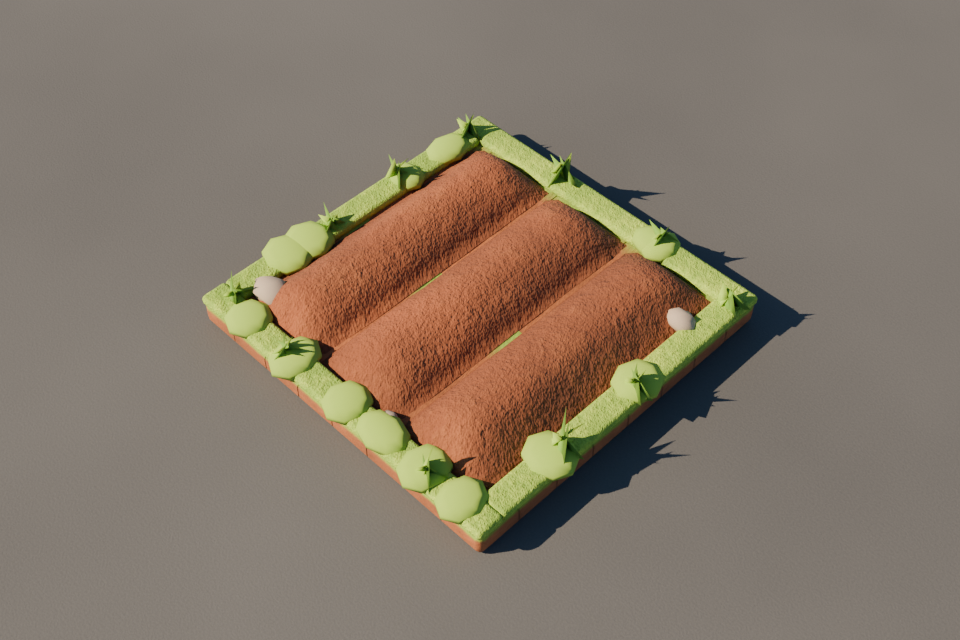
#> input picture art/world_assets/dirt_plot/renders/game.png, 960 x 640 px, given as the content of the folder ../dirt_plot/renders/game.png, which was not available
$ python sheet.py ../dirt_plot/renders/game.png
#> lines starting #> are read from the running program, lines starting #| are printed output that depends on the picture
"""Lays the hero renders out on one sheet, four across."""
import os
import sys

from PIL import Image

d = sys.argv[1]
names = sorted(f for f in os.listdir(d) if f.endswith(".png") and not f.startswith("sheet"))
cols = 4
rows = (len(names) + cols - 1) // cols
sheet = Image.new("RGB", (480 * cols, 480 * rows), "white")
#> sheet: PIL image 1920x480 RGB; every value is 255
for i, n in enumerate(names):
    im = Image.open(os.path.join(d, n)).convert("RGB").resize((480, 480), Image.LANCZOS)
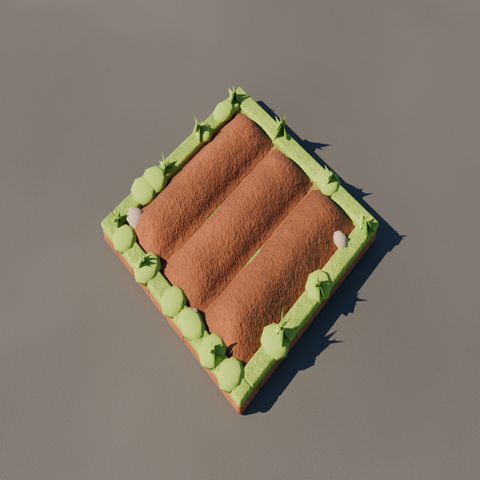
#> im: PIL image 480x480 RGB; mean R, G, B 132.6, 119.8, 105.3
    sheet.paste(im, (480 * (i % cols), 480 * (i // cols)))
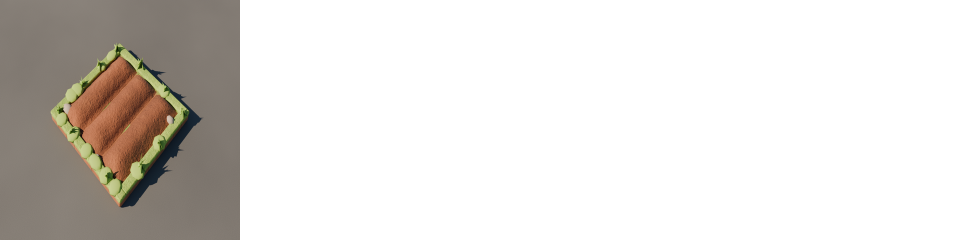
#> sheet: PIL image 1920x480 RGB (shown at 1/2 size); mean R, G, B 224.4, 221.2, 217.6
sheet.save(os.path.join(d, "sheet.png"))
print(names)

$ run again, on art/world_assets/dirt_plot/renders/hero.png
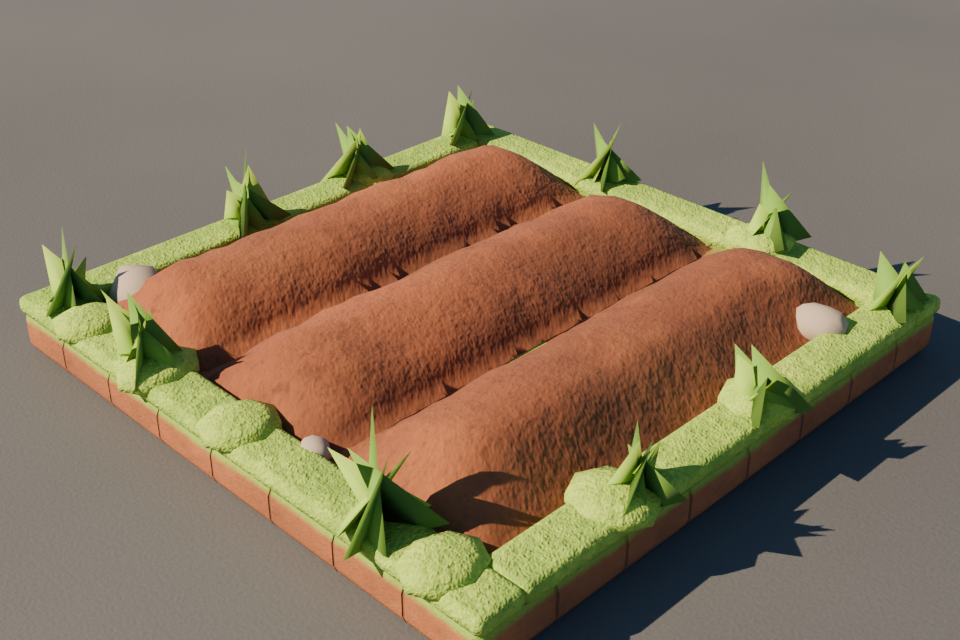
#> input picture art/world_assets/dirt_plot/renders/hero.png, 960 x 640 px, given as the content of the folder ../dirt_plot/renders/hero.png, which was not available
#> `im = Image.open(os.path.join(d, n)).convert("RGB").resize((480, 480), ..`:
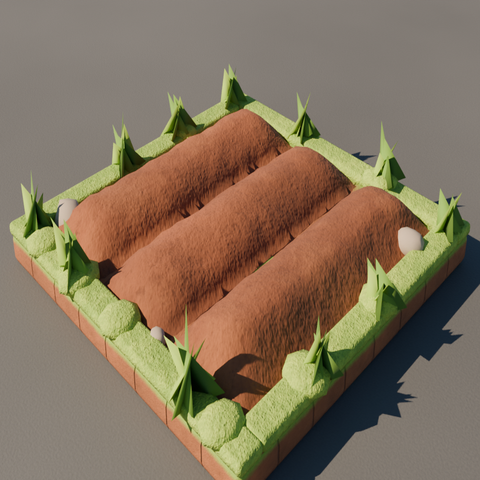
#> im: PIL image 480x480 RGB; mean R, G, B 131.3, 114.7, 93.3
#> `sheet.paste(im, (480 * (i % cols), 480 * (i // cols)))`:
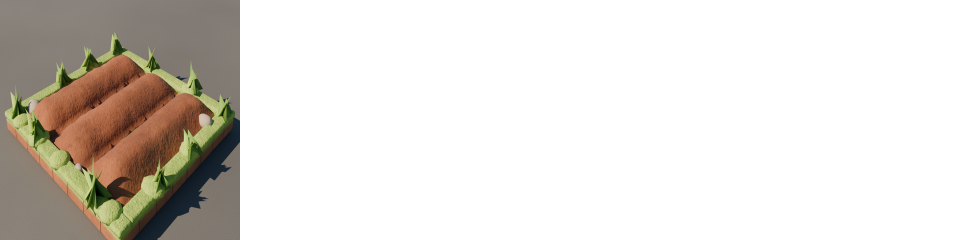
#> sheet: PIL image 1920x480 RGB (shown at 1/2 size); mean R, G, B 224.1, 219.9, 214.6
